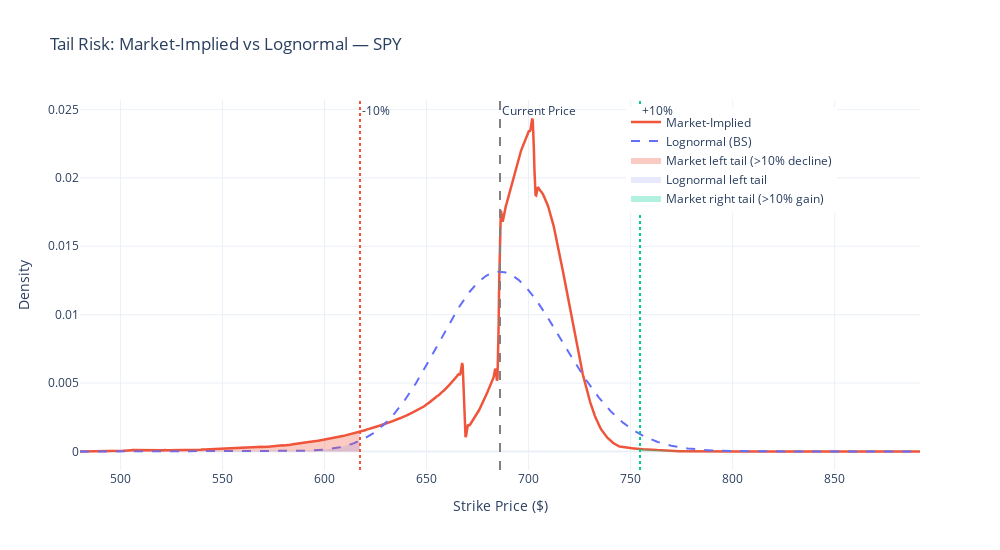

The notebook cell saved with this chart:
### Markdown cell above
## Step 9: Tail Risk Visualisation

Highlight where the market prices significantly more or less probability than the 
lognormal model. The **left tail** (large declines) is typically heavier in market-implied 
distributions — this is the **volatility skew** in action.

### Code cell
# --- Tail risk: shaded area comparison ---
fig = go.Figure()

# Full distributions
fig.add_trace(go.Scatter(
    x=K_rnd, y=rn_pdf_norm,
    mode='lines', name='Market-Implied',
    line=dict(color='#EF553B', width=2.5)
))

fig.add_trace(go.Scatter(
    x=K_rnd, y=lognorm_pdf,
    mode='lines', name='Lognormal (BS)',
    line=dict(color='#636EFA', width=2, dash='dash')
))

# Shade left tail (decline > 10%)
K_left_tail = S0 * 0.90
left_mask = K_rnd <= K_left_tail
if left_mask.any():
    fig.add_trace(go.Scatter(
        x=K_rnd[left_mask], y=rn_pdf_norm[left_mask],
        fill='tozeroy', fillcolor='rgba(239, 85, 59, 0.3)',
        line=dict(width=0), showlegend=True,
        name=f'Market left tail (>{10}% decline)'
    ))
    fig.add_trace(go.Scatter(
        x=K_rnd[left_mask], y=lognorm_pdf[left_mask],
        fill='tozeroy', fillcolor='rgba(99, 110, 250, 0.15)',
        line=dict(width=0), showlegend=True,
        name=f'Lognormal left tail'
    ))

# Shade right tail (gain > 10%)
K_right_tail = S0 * 1.10
right_mask = K_rnd >= K_right_tail
if right_mask.any():
    fig.add_trace(go.Scatter(
        x=K_rnd[right_mask], y=rn_pdf_norm[right_mask],
        fill='tozeroy', fillcolor='rgba(0, 204, 150, 0.3)',
        line=dict(width=0), showlegend=True,
        name=f'Market right tail (>{10}% gain)'
    ))

fig.add_vline(x=S0, line_dash="dash", line_color="gray", annotation_text="Current Price")
fig.add_vline(x=K_left_tail, line_dash="dot", line_color="#EF553B", annotation_text="-10%")
fig.add_vline(x=K_right_tail, line_dash="dot", line_color="#00CC96", annotation_text="+10%")

fig.update_layout(
    title=f"Tail Risk: Market-Implied vs Lognormal — {TICKER}",
    xaxis_title="Strike Price ($)",
    yaxis_title="Density",
    template="plotly_white",
    width=1000, height=550,
    legend=dict(x=0.65, y=0.98)
)
fig.show()
save_plotly_figure(fig, "06_tail_risk")

# --- Print tail probability ratios ---
print("\nTAIL PROBABILITY RATIOS (Market / Lognormal):")
print("=" * 50)
for pct in [5, 10, 15, 20]:
    K_lev = S0 * (1 - pct / 100)
    mask = K_rnd <= K_lev
    if mask.any():
        mkt_p = trapz(rn_pdf_norm[mask], K_rnd[mask])
        ln_p = norm.cdf((np.log(K_lev) - mu_ln) / sigma_ln)
        ratio = mkt_p / ln_p if ln_p > 0 else float('inf')
        print(f"  {pct}% decline: Market = {mkt_p:.4%}, Lognormal = {ln_p:.4%}, Ratio = {ratio:.2f}x")
print("=" * 50)
print("\nRatios > 1 mean the market prices MORE probability of that tail event than BS assumes.")

### Figure 1 — Plotly figure (JSON) as saved in the notebook; plotly's stock layout.template omitted (floating-point values rounded to 4 significant figures; data arrays with more than 128 entries replaced by an {"elided": "..."} marker saying what was removed)
{"data": [{"line": {"color": "#EF553B", "width": 2.5}, "mode": "lines", "name": "Market-Implied", "type": "scatter", "x": {"elided": "1500 float values"}, "y": {"elided": "1500 float values"}}, {"line": {"color": "#636EFA", "dash": "dash", "width": 2}, "mode": "lines", "name": "Lognormal (BS)", "type": "scatter", "x": {"elided": "1500 float values"}, "y": {"elided": "1500 float values"}}, {"fill": "tozeroy", "fillcolor": "rgba(239, 85, 59, 0.3)", "line": {"width": 0}, "name": "Market left tail (>10% decline)", "showlegend": true, "type": "scatter", "x": {"elided": "500 float values"}, "y": {"elided": "500 float values"}}, {"fill": "tozeroy", "fillcolor": "rgba(99, 110, 250, 0.15)", "line": {"width": 0}, "name": "Lognormal left tail", "showlegend": true, "type": "scatter", "x": {"elided": "500 float values"}, "y": {"elided": "500 float values"}}, {"fill": "tozeroy", "fillcolor": "rgba(0, 204, 150, 0.3)", "line": {"width": 0}, "name": "Market right tail (>10% gain)", "showlegend": true, "type": "scatter", "x": {"elided": "500 float values"}, "y": {"elided": "500 float values"}}], "layout": {"annotations": [{"showarrow": false, "text": "Current Price", "x": 686.0, "xanchor": "left", "xref": "x", "y": 1, "yanchor": "top", "yref": "y domain"}, {"showarrow": false, "text": "-10%", "x": 617.4, "xanchor": "left", "xref": "x", "y": 1, "yanchor": "top", "yref": "y domain"}, {"showarrow": false, "text": "+10%", "x": 754.6, "xanchor": "left", "xref": "x", "y": 1, "yanchor": "top", "yref": "y domain"}], "height": 550, "legend": {"x": 0.65, "y": 0.98}, "shapes": [{"line": {"color": "gray", "dash": "dash"}, "type": "line", "x0": 686.0, "x1": 686.0, "xref": "x", "y0": 0, "y1": 1, "yref": "y domain"}, {"line": {"color": "#EF553B", "dash": "dot"}, "type": "line", "x0": 617.4, "x1": 617.4, "xref": "x", "y0": 0, "y1": 1, "yref": "y domain"}, {"line": {"color": "#00CC96", "dash": "dot"}, "type": "line", "x0": 754.6, "x1": 754.6, "xref": "x", "y0": 0, "y1": 1, "yref": "y domain"}], "title": {"text": "Tail Risk: Market-Implied vs Lognormal — SPY"}, "width": 1000, "xaxis": {"title": {"text": "Strike Price ($)"}}, "yaxis": {"title": {"text": "Density"}}}}
